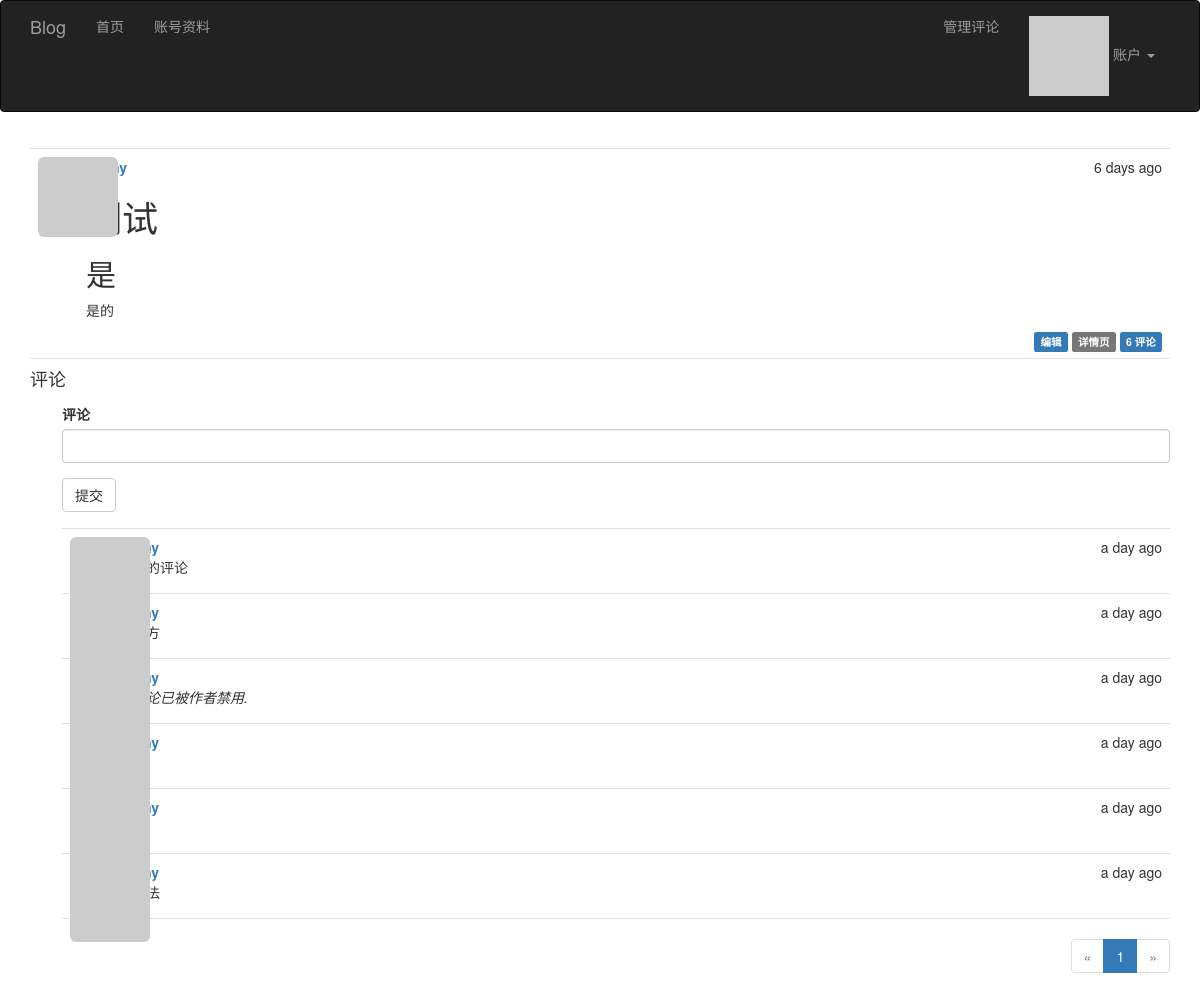
/article/101 (signed in), run on an earlier commit of the app's database.
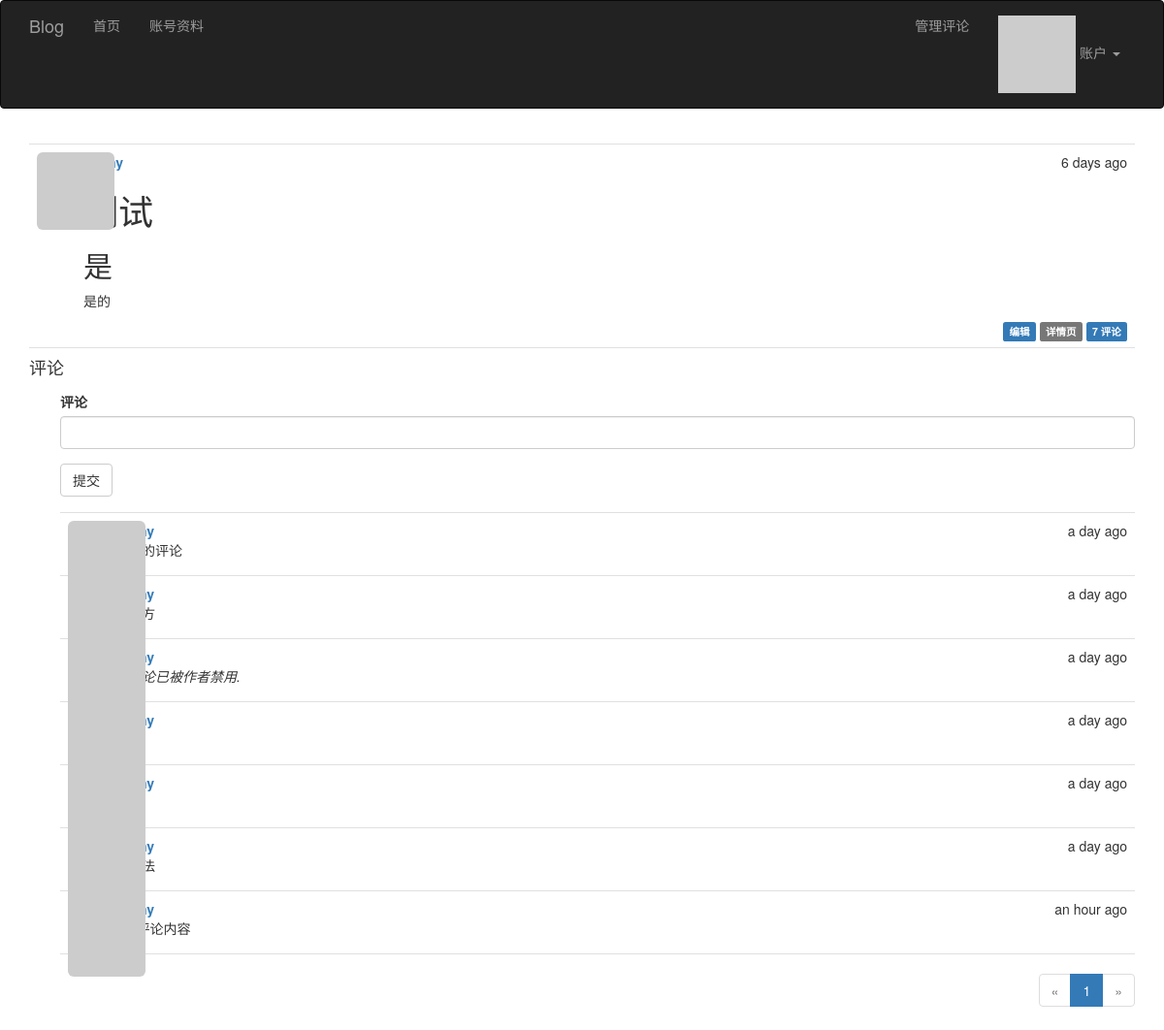
And on a later commit of the database.
### app/models.py (models this page shows, shortened)
class Article(db.Model):
    __tablename__ = 'articles'
    id = db.Column(db.Integer, primary_key=True)
    body = db.Column(db.Text)
    body_html = db.Column(db.Text)
    timestamp = db.Column(db.DateTime, index=True, default=datetime.utcnow)
    author_id = db.Column(db.Integer, db.ForeignKey('users.id'))
    comments = db.relationship('Comment', backref='article', lazy='dynamic')

class Comment(db.Model):
    __tablename__ = 'comments'
    id = db.Column(db.Integer, primary_key=True)
    body = db.Column(db.Text)
    body_html = db.Column(db.Text)
    timestamp = db.Column(db.DateTime, index=True, default=datetime.utcnow)
    disabled = db.Column(db.Boolean)
    author_id = db.Column(db.Integer, db.ForeignKey('users.id'))
    article_id = db.Column(db.Integer, db.ForeignKey('articles.id'))

### app/main/views.py (the view, shortened to what this page needs)
class ArticleView(MethodView):
    @login_required
    def get(self, id):
        article = Article.query.get_or_404(id)
        form = CommentForm()
        page = request.args.get('page', 1, type=int)
        if page == -1:
            page = (article.comments.count() - 1) // \
                   current_app.config['FLASK_COMMENTS_PER_PAGE'] + 1
        pagination = article.comments.order_by(Comment.timestamp).paginate(
            page, per_page=current_app.config['FLASK_COMMENTS_PER_PAGE'],
            error_out=False)
        comments = pagination.items
        return render_template('article.html', articles=[article], form=form,
                               comments=comments, pagination=pagination)

### app/main/forms.py
class CommentForm(FlaskForm):
    body = StringField('评论', validators=[DataRequired()])
    submit = SubmitField('提交')

### app/auth/views.py (called while the page is built)
@auth.before_app_request
def before_request():
    if current_user.is_authenticated:
        current_user.ping()
        if not current_user.confirmed \
                and request.blueprint != 'auth' \
                and request.endpoint != 'static':
            return redirect(url_for('auth.unconfirmed'))

### app/main/__init__.py (called while the page is built)
@main.app_context_processor
def inject_permissions():
    return dict(Permission=Permission)

### app/models.py (called while the page is built)
@login_manager.user_loader
def load_user(user_id):
    return User.query.get(int(user_id))

    def has_permission(self, perm):
        return self.permissions & perm == perm

    def can(self, perm):
        return self.role is not None and self.role.has_permission(perm)

    def ping(self):
        self.last_seen = datetime.utcnow()
        self.add = db.session.add(self)

### app/templates/article.html (shortened to what this page needs)
{% extends "base.html" %}
{% import "bootstrap/wtf.html" as wtf %}
{% import "_macros.html" as macros %}
{% block page_content %}
{% include '_articles.html' %}
    <h4 id="comments">评论</h4>
    {% if current_user.can(Permission.COMMENT) %}
        <div class="comment-form">
            {{ wtf.quick_form(form) }}
        </div>
    {% endif %}
    {% include '_comments.html' %}
    {% if pagination %}
        <div class="pagination">
            {{ macros.pagination_widget(pagination, '.article', fragment='#comments', id=articles[0].id) }}
        </div>
    {% endif %}
{% endblock %}

### app/templates/_articles.html
<ul class="articles">
    {% for article in articles %}
    <li class="article">
        <div class="article-thumbnail">
            <a href="{{ url_for('main.user', username=article.author.username) }}">
                <img class="img-rounded profile-thumbnail" src="{{ article.author.gravatar(size=40) }}">
            </a>
        </div>
        <div class="article-content">
            <div class="article-date">{{ moment(article.timestamp).fromNow() }}</div>
            <div class="article-author"><a href="{{ url_for('main.user', username=article.author.username) }}">{{ article.author.username }}</a></div>
             <div class="article-body">
                {% if article.body_html %}
                    {{ article.body_html | safe }}
                {% else %}
                    {{ article.body }}
                {% endif %}
            </div>
        <div class="article-footer">
            {% if current_user == article.author %}
                <a href="{{ url_for('main.edit', id=article.id) }}">
                    <span class="label label-primary">编辑</span>
                </a>
            {% elif current_user.is_administrator() %}
                <a href="{{ url_for('main.edit', id=article.id) }}">
                    <span class="label label-danger">编辑 [Admin]</span>
                </a>
            {% endif %}
            <a href="{{ url_for('main.article', id=article.id) }}">
                <span class="label label-default">详情页</span>
            </a>
            <a href="{{ url_for('.article', id=article.id) }}#comments">
                <span class="label label-primary">{{ article.comments.count() }} 评论</span>
            </a>
        </div>
        </div>
    </li>
    {% endfor %}
</ul>

### app/templates/_comments.html (shortened to what this page needs)
<ul class="comments">
    {% for comment in comments %}
    <li class="comment">
        <div class="comment-thumbnail">
            <a href="{{ url_for('.user', username=comment.author.username) }}">
                <img class="img-rounded profile-thumbnail" src="{{ comment.author.gravatar(size=40) }}">
            </a>
        </div>
        <div class="comment-content">
            <div class="comment-date">{{ moment(comment.timestamp).fromNow() }}</div>
            <div class="comment-author"><a href="{{ url_for('.user', username=comment.author.username) }}">{{ comment.author.username }}</a></div>
            <div class="comment-body">
            {% if comment.disabled %}
                 <p><i>此评论已被作者禁用.</i></p>
            {% endif %}
            {% if moderate or not comment.disabled %}
                {% if comment.body_html %}
                    {{ comment.body_html | safe }}
                {% else %}
                    {{ comment.body }}
                {% endif %}
            {% endif %}
            </div>
        </div>
    </li>
    {% endfor %}
</ul>

What changed in the data, as far as the page shows it:
computed for Article "测试 是 是的": comments.count "6" → "7"
added Comment: timestamp "an hour ago", body_html "API评论内容"
